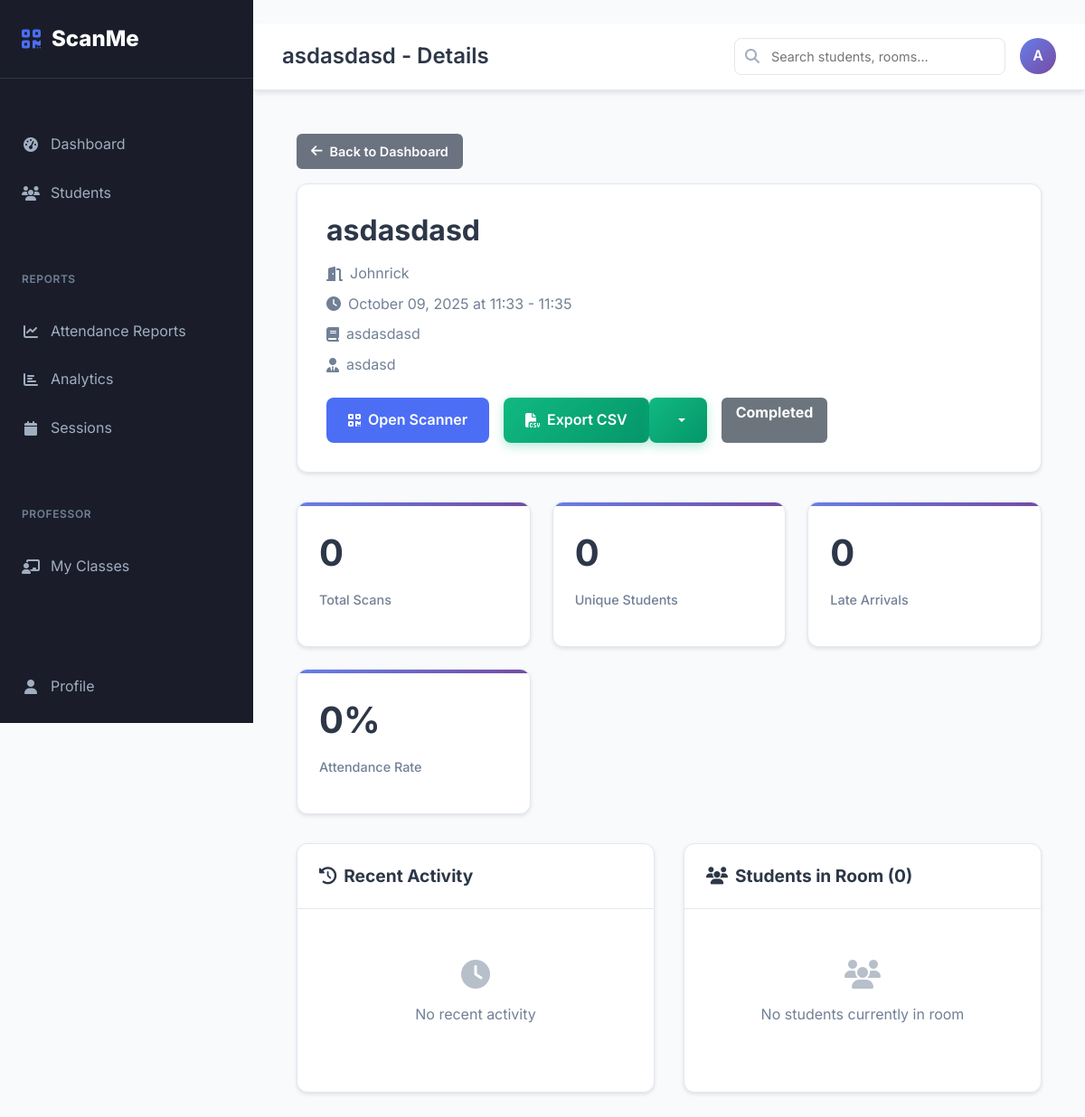
Before: /professor/session/1 (signed in) with the older database file.
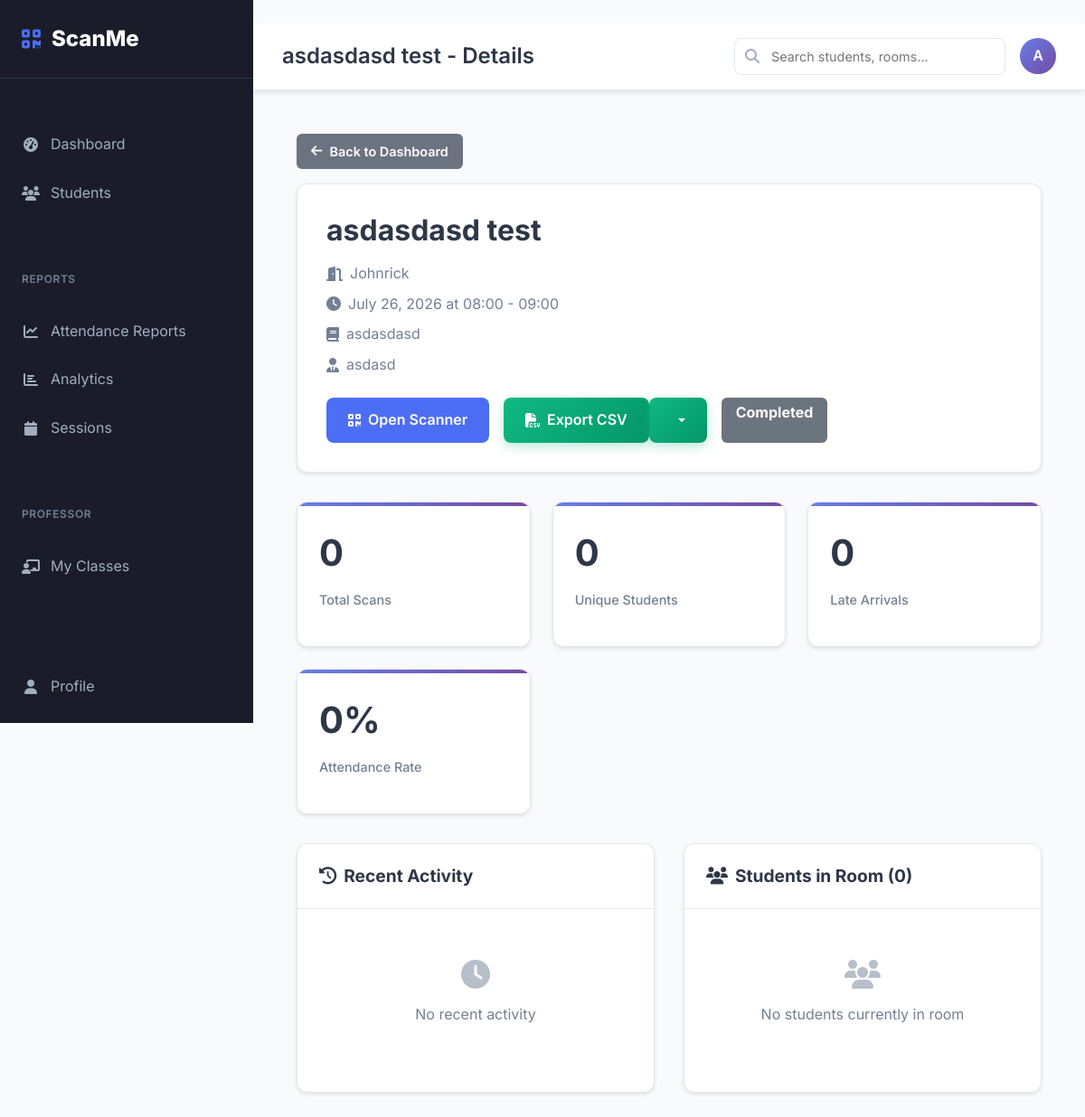
After: the same page with the newer database file.
### app/models/attendance_model.py (models this page shows, shortened)
class AttendanceSession(db.Model):
    __tablename__ = 'attendance_sessions'
    id = db.Column(db.Integer, primary_key=True)
    room_id = db.Column(db.Integer, db.ForeignKey('rooms.id'), nullable=False, index=True)
    session_name = db.Column(db.String(100), nullable=False)
    subject = db.Column(db.String(100))
    instructor = db.Column(db.String(100))
    start_time = db.Column(db.DateTime, nullable=False)
    end_time = db.Column(db.DateTime, nullable=False)
    expected_students = db.Column(db.Integer, default=0)
    is_active = db.Column(db.Boolean, default=True, nullable=False)
    created_by = db.Column(db.Integer, db.ForeignKey('users.id'), nullable=False)
    created_at = db.Column(db.DateTime, default=datetime.utcnow)
    attendance_records = db.relationship('AttendanceRecord', backref='session', lazy=True)
    def get_attendance_summary(self):
        total_scans = len(self.attendance_records)
        unique_students = len(set(record.student_id for record in self.attendance_records))
        late_arrivals = len([record for record in self.attendance_records if record.is_late])
        duplicates = len([record for record in self.attendance_records if record.is_duplicate])
        attendance_rate = 0
        if self.expected_students > 0:
            attendance_rate = (unique_students / self.expected_students) * 100
        return {
            'total_scans': total_scans,
            'unique_students': unique_students,
            'late_arrivals': late_arrivals,
            'duplicates': duplicates,
            'expected_students': self.expected_students,
            'attendance_rate': round(attendance_rate, 2)
        }
    def get_session_status(self):
        now = datetime.utcnow()
        if not self.is_active:
            return 'inactive'
        elif now < self.start_time:
            return 'scheduled'
        elif now > self.end_time:
            return 'completed'
        else:
            return 'active'

### app/routes/professor_routes.py (the view)
    def decorated_function(*args, **kwargs):
        if not current_user.is_authenticated:
            return redirect(url_for('auth.login'))
        if not (current_user.is_professor() or current_user.is_admin()):
            flash('Access denied. Professor privileges required.', 'error')
            return redirect(url_for('main.dashboard'))
        return f(*args, **kwargs)

### app/models/user_model.py (called while the page is built)
    def is_admin(self):
        return self.role == 'admin'

    def is_professor(self):
        return self.role == 'professor'

    def can_manage_students(self):
        return self.role in ['admin', 'professor']

    def can_view_reports(self):
        return self.role in ['admin', 'professor']

    def get_display_name(self):
        return self.username.title()

### app/routes/professor_routes.py (called while the page is built)
def requires_professor_access(f):
    def decorated_function(*args, **kwargs):
        if not current_user.is_authenticated:
            return redirect(url_for('auth.login'))
        if not (current_user.is_professor() or current_user.is_admin()):
            flash('Access denied. Professor privileges required.', 'error')
            return redirect(url_for('main.dashboard'))
        return f(*args, **kwargs)
    decorated_function.__name__ = f.__name__
    return decorated_function

### app/templates/professor/session_detail.html (shortened to what this page needs)
﻿{% extends "dashboard_base.html" %}
{% block page_title %}{{ session.session_name }} - Details{% endblock %}
{% block content %}
<div class="session-detail">
    <a href="{{ url_for('professor.dashboard') }}" class="back-button">
        <i class="fas fa-arrow-left"></i>Back to Dashboard
    </a>
    <div class="session-header">
        <h1 class="session-title">{{ session.session_name }}</h1>
        <div class="session-meta">
            <i class="fas fa-door-open"></i>
            <span>{{ session.room.room_name or session.room.room_number }}</span>
        </div>
        <div class="session-meta">
            <i class="fas fa-clock"></i>
            <span>{{ session.start_time.strftime('%B %d, %Y at %H:%M') }} - {{ session.end_time.strftime('%H:%M') }}</span>
        </div>
        {% if session.subject %}
        <div class="session-meta">
            <i class="fas fa-book"></i>
            <span>{{ session.subject }}</span>
        </div>
        {% endif %}
        {% if session.instructor %}
        <div class="session-meta">
            <i class="fas fa-user-tie"></i>
            <span>{{ session.instructor }}</span>
        </div>
        {% endif %}
        <div class="session-actions">
            <a href="{{ url_for('professor.session_scanner', session_id=session.id) }}" class="btn-scanner">
                <i class="fas fa-qrcode"></i>Open Scanner
            </a>
            <div class="btn-group">
                <button type="button" class="btn-export" onclick="exportToCSV()">
                    <i class="fas fa-file-csv"></i>Export CSV
                </button>
                <button type="button" class="btn-export dropdown-toggle dropdown-toggle-split"
                        data-bs-toggle="dropdown" aria-expanded="false">
                </button>
            </div>
            <span class="badge bg-{{ 'success' if session.get_session_status() == 'active' else 'secondary' }} fs-6 px-3 py-2">
                {{ session.get_session_status().title() }}
            </span>
        </div>
    </div>
    <div class="stats-section">
        <div class="stat-card" id="stat-total-scans">
            <p class="stat-number" id="total-scans-value">{{ attendance_summary.total_scans }}</p>
            <p class="stat-label">Total Scans</p>
        </div>
        <div class="stat-card" id="stat-unique-students">
            <p class="stat-number" id="unique-students-value">{{ attendance_summary.unique_students }}</p>
            <p class="stat-label">Unique Students</p>
        </div>
        <div class="stat-card" id="stat-late-arrivals">
            <p class="stat-number" id="late-arrivals-value">{{ attendance_summary.late_arrivals }}</p>
            <p class="stat-label">Late Arrivals</p>
        </div>
        <div class="stat-card" id="stat-attendance-rate">
            <p class="stat-number" id="attendance-rate-value">{{ attendance_summary.attendance_rate }}%</p>
            <p class="stat-label">Attendance Rate</p>
        </div>
    </div>
    <div class="content-section">
        <div class="section-card">
            <div class="section-header">
                <h3 class="section-title">
                    <i class="fas fa-history"></i>
                    Recent Activity
                </h3>
            </div>
            <div class="section-body">
            </div>
        </div>
        <div class="section-card">
            <div class="section-header">
                <h3 class="section-title">
                </h3>
            </div>
            <div class="section-body">
            </div>
        </div>
    </div>
</div>
{% endblock %}

Changed rows visible on the page:
changed AttendanceSession "asdasdasd": session_name "asdasdasd" → "asdasdasd test"; start_time "October 09, 2025 at 11:33" → "July 26, 2026 at 08:00"; end_time "11:35" → "09:00"
